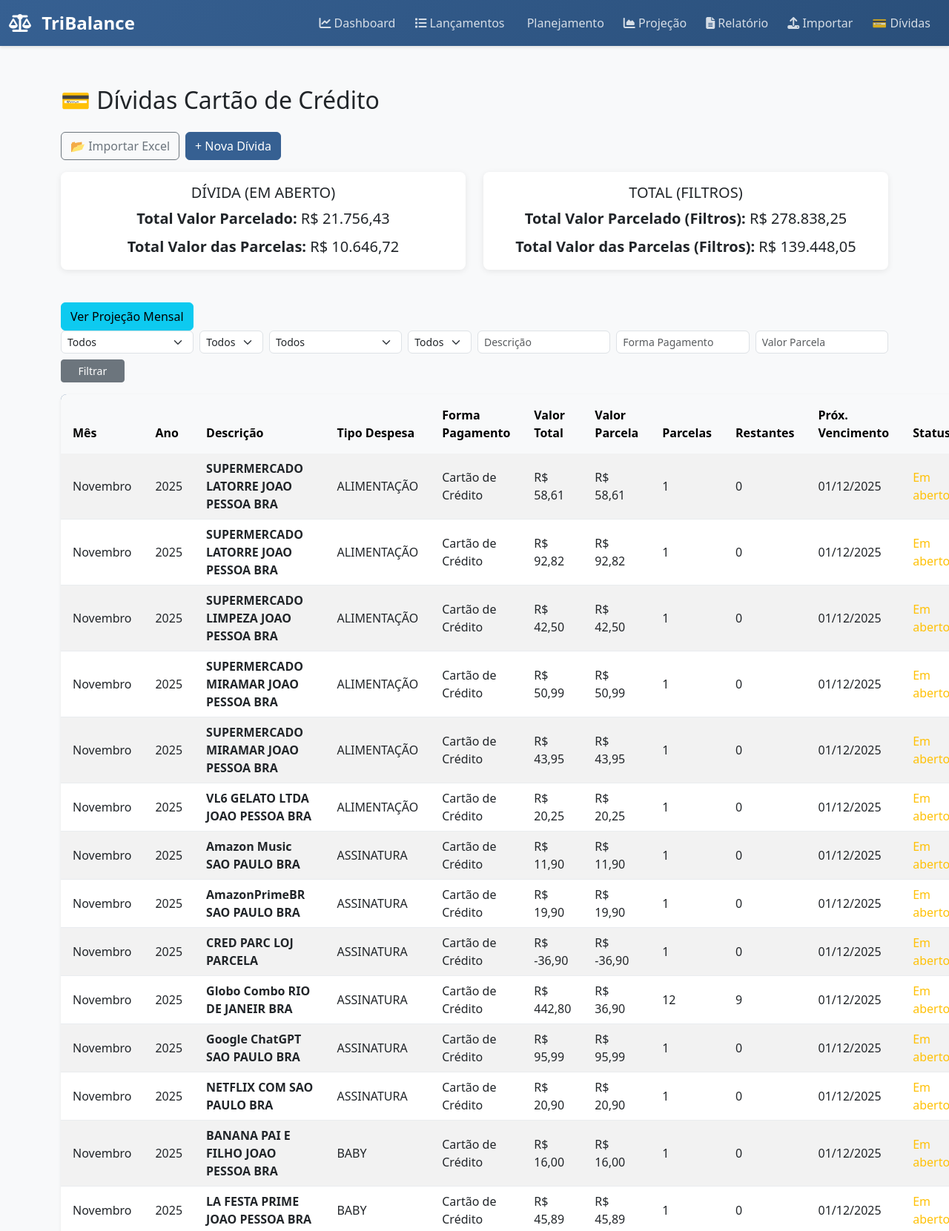
Screenshot of /dividas/?page=2 (upper part) with the database file from the repository.
### dividas/models.py (models this page shows, shortened)
class Divida(models.Model):
    CATEGORIAS = [
        ('cartao', 'Cartão de Crédito'),
        ('emprestimo', 'Empréstimo'),
        ('compra', 'Compra Parcelada'),
        ('outro', 'Outros'),
    ]
    FORMAS_PAGAMENTO = [
        ('credito', 'Cartão de Crédito'),
        ('debito', 'Débito em Conta'),
        ('boleto', 'Boleto'),
        ('pix', 'Pix'),
        ('outro', 'Outro'),
    ]
    descricao = models.CharField(max_length=150)
    categoria = models.CharField(max_length=20, choices=CATEGORIAS, default='compra')
    forma_pagamento = models.CharField(max_length=20, choices=FORMAS_PAGAMENTO, default='credito')
    data_compra = models.DateField(default=timezone.now)
    valor_total = models.DecimalField(max_digits=10, decimal_places=2)
    parcelas_totais = models.PositiveIntegerField(default=1)
    tipo_despesa = models.CharField(max_length=50, blank=True, null=True)
    observacao = models.TextField(blank=True, null=True)
    quitada = models.BooleanField(default=False)
    mes = models.CharField(max_length=20, blank=True, null=True)
    ano = models.PositiveIntegerField(blank=True, null=True)
    @property
    def valor_parcela(self):
        return round(self.valor_total / self.parcelas_totais, 2)
    @property
    def parcelas_restantes(self):
        return self.parcelas.filter(paga=False).count()
    @property
    def is_open(self):
        from datetime import date
        today = timezone.localdate()
        if today.day > 15:
            cycle_start = date(today.year, today.month, 16)
            cycle_end_year = today.year + (today.month == 12)
            cycle_end_month = (today.month % 12) + 1
            cycle_end = date(cycle_end_year, cycle_end_month, 15)
        else:
            cycle_end = date(today.year, today.month, 15)
            cycle_start_month = today.month - 1 if today.month > 1 else 12
            cycle_start_year = today.year if today.month > 1 else today.year - 1
            cycle_start = date(cycle_start_year, cycle_start_month, 16)
        return cycle_start <= self.data_compra <= cycle_end
    @property
    def status(self):
        return 'Em aberto' if self.is_open else 'Quitada'

class Parcela(models.Model):
    divida = models.ForeignKey(Divida, related_name='parcelas', on_delete=models.CASCADE)
    numero = models.PositiveIntegerField()
    vencimento = models.DateField()
    valor = models.DecimalField(max_digits=10, decimal_places=2)
    paga = models.BooleanField(default=False)
    data_pagamento = models.DateField(blank=True, null=True)

### dividas/views.py (the view, shortened to what this page needs)
# urls.py: path('', views.divida_list, name='divida_list'),
def divida_list(request):
    dividas = Divida.objects.all().order_by('-data_compra')
    meses_pt = {
        1: 'Janeiro', 2: 'Fevereiro', 3: 'Março', 4: 'Abril', 5: 'Maio', 6: 'Junho',
        7: 'Julho', 8: 'Agosto', 9: 'Setembro', 10: 'Outubro', 11: 'Novembro', 12: 'Dezembro'
    }
    mes_param = request.GET.get('mes', '').strip()
    ano_param = request.GET.get('ano', '').strip()
    tipo_param = request.GET.get('tipo', '').strip()
    status_param = request.GET.get('status', '').strip()
    descricao_param = request.GET.get('descricao', '').strip()
    forma_param = request.GET.get('forma', '').strip()
    valor_parcela_param = request.GET.get('valor_parcela', '').strip()
    if valor_parcela_param:
        try:
            valor_num = Decimal(valor_parcela_param.replace('.', '').replace(',', '.'))
            dividas = dividas.filter(valor_parcela__gte=valor_num)
        except (ValueError, TypeError):
            pass
    filtered_list = []
    for d in list(dividas):
        if descricao_param:
            if unidecode(d.descricao).lower().find(unidecode(descricao_param).lower()) == -1:
                continue
        if tipo_param:
            if not d.tipo_despesa or unidecode(d.tipo_despesa).lower() != unidecode(tipo_param).lower():
                continue
        if forma_param:
            if unidecode(d.forma_pagamento).lower().find(unidecode(forma_param).lower()) == -1:
                continue
        primeira_parcela = d.parcelas.order_by('numero').first()
        data_ref = primeira_parcela.vencimento if primeira_parcela and primeira_parcela.vencimento else d.data_compra
        ano_venc, mes_ref = calcular_mes_referencia(data_ref)
        mes_nome = meses_pt.get(mes_ref, '')
        d.mes_nome = mes_nome
        d.ano_venc = ano_venc
        if mes_param:
            if unidecode(mes_nome).lower() != unidecode(mes_param).lower():
                continue
        if status_param:
            current_status = d.status
            if unidecode(status_param).lower() != unidecode(current_status).lower():
                continue
        filtered_list.append(d)
    all_dividas = Divida.objects.all()
    open_total_valor = Decimal('0.0')
    open_total_parcela = Decimal('0.0')
    for d in all_dividas:
        is_open = d.is_open if hasattr(d, 'is_open') else d.parcelas.filter(quitada=False).exists()
        if is_open:
            open_total_valor += d.valor_total
            open_total_parcela += d.valor_parcela
    filtered_total_valor = sum(d.valor_total for d in filtered_list)
    filtered_total_parcela = sum(d.valor_parcela for d in filtered_list)
    paginator = Paginator(filtered_list, 25)
    page_number = request.GET.get('page')
    page_obj = paginator.get_page(page_number)
    anos_set = set()
    for p in all_dividas:
        primeira = p.parcelas.order_by('numero').first()
        ref_date = primeira.vencimento if primeira and primeira.vencimento else p.data_compra
        ano_ref, _ = calcular_mes_referencia(ref_date)
        anos_set.add(ano_ref)
    anos_disponiveis = sorted(anos_set)
    tipos_disponiveis = sorted({d.tipo_despesa for d in all_dividas if d.tipo_despesa})
    params = request.GET.copy()
    if 'page' in params:
        params.pop('page')
    querystring = params.urlencode()
    return render(request, 'dividas/divida_list.html', {
        'dividas': page_obj,
        'total_valor': open_total_valor,
        'total_parcela': open_total_parcela,
        'filtered_total_valor': filtered_total_valor,
        'filtered_total_parcela': filtered_total_parcela,
        'anos_disponiveis': anos_disponiveis,
        'tipos_disponiveis': tipos_disponiveis,
        'selected_mes': mes_param,
        'selected_ano': ano_param,
        'selected_tipo': tipo_param,
        'selected_status': status_param,
        'selected_descricao': descricao_param,
        'selected_forma': forma_param,
        'selected_valor_parcela': valor_parcela_param,
        'querystring': querystring,
    })

### dividas/templatetags/br_currency_filter.py (called while the page is built, shortened)
@register.filter
def br_currency(value):
    if value is None or value == '':
        return 'R$ 0,00'
    try:
        locale.setlocale(locale.LC_ALL, 'pt_BR.UTF-8')
    except locale.Error:
        try:
            locale.setlocale(locale.LC_ALL, 'Portuguese_Brazil.1252')
        except locale.Error:
            if isinstance(value, str):
                try:
                    value = Decimal(value)
                except:
                    return 'R$ 0,00'
            if not isinstance(value, (Decimal, float, int)):
                return 'R$ 0,00'
            s = f"{value:,.2f}".replace('.', 'TEMP').replace(',', '.').replace('TEMP', ',')
            return f"R$ {s}"

### dividas/views.py (called while the page is built)
def calcular_mes_referencia(data_vencimento):
    venc = data_vencimento
    mes_venc = venc.month
    ano_venc = venc.year
    if mes_venc == 1:
        mes_ref = 12
        ano_ref = ano_venc - 1
    else:
        mes_ref = mes_venc - 1
        ano_ref = ano_venc
    return ano_ref, mes_ref

### dividas/templates/dividas/divida_list.html (shortened to what this page needs)
{% extends 'base.html' %}
{% block content %}
{% load br_currency_filter %}
<div class="container mt-4">
  <h2 class="mb-4">💳 Dívidas Cartão de Crédito</h2>
  <div class="d-flex mb-3">
    <a href="{% url 'dividas:importar_excel' %}" class="btn btn-outline-secondary me-2">
      📂 Importar Excel
    </a>
    <a href="{% url 'dividas:divida_create' %}" class="btn btn-primary">+ Nova Dívida</a>
  </div>
  <div class="row">
    <div class="col-lg-6 col-md-6 mb-4">
      <div class="card border-success">
        <div class="card-body text-center">
          <h5 class="card-title text-uppercase">Dívida (Em aberto)</h5>
          <p class="card-text fs-5 mb-2">
            <strong>Total Valor Parcelado:</strong> {{ total_valor|br_currency }}
          </p>
          <p class="card-text fs-5">
            <strong>Total Valor das Parcelas:</strong> {{ total_parcela|br_currency }}
          </p>
        </div>
      </div>
    </div>
    <div class="col-lg-6 col-md-6 mb-4">
      <div class="card border-primary">
        <div class="card-body text-center">
          <h5 class="card-title text-uppercase">Total (Filtros)</h5>
          <p class="card-text fs-5 mb-2">
            <strong>Total Valor Parcelado (Filtros):</strong>
            {{ filtered_total_valor|br_currency }}
          </p>
          <p class="card-text fs-5">
            <strong>Total Valor das Parcelas (Filtros):</strong>
            {{ filtered_total_parcela|br_currency }}
          </p>
        </div>
      </div>
    </div>
  </div>
<a href="{% url 'dividas:saldo_mensal_chart' %}" class="btn btn-info">
    Ver Projeção Mensal
</a>
  <form id="filterForm" method="get" class="row g-2 mb-3">
    <div class="col-md-2 col-sm-6">
      <select name="mes" id="mesFilter" class="form-select form-select-sm" onchange="this.form.submit()">
        <option value="" {% if not selected_mes %}selected{% endif %}>Todos</option>
      </select>
    </div>
    <div class="col-md-1 col-sm-6">
      <select name="ano" id="anoFilter" class="form-select form-select-sm" onchange="this.form.submit()">
        <option value="" {% if not selected_ano %}selected{% endif %}>Todos</option>
      </select>
    </div>
    <div class="col-md-2 col-sm-6">
      <select name="tipo" id="tipoFilter" class="form-select form-select-sm" onchange="this.form.submit()">
        <option value="" {% if not selected_tipo %}selected{% endif %}>Todos</option>
      </select>
    </div>
    <div class="col-md-1 col-sm-6">
      <select name="status" id="statusFilter" class="form-select form-select-sm" onchange="this.form.submit()">
        <option value="" {% if not selected_status %}selected{% endif %}>Todos</option>
      </select>
    </div>
    <div class="col-md-2 col-sm-6">
      <input type="text" name="descricao" id="descricaoFilter" class="form-control form-control-sm" placeholder="Descrição" value="{{ selected_descricao }}">
    </div>
    <div class="col-md-2 col-sm-6">
      <input type="text" name="forma" id="formaFilter" class="form-control form-control-sm" placeholder="Forma Pagamento" value="{{ selected_forma }}">
    </div>
    <div class="col-md-2 col-sm-6">
      <input type="text" name="valor_parcela" id="valorParcelaFilter" class="form-control form-control-sm" placeholder="Valor Parcela" value="{{ selected_valor_parcela }}">
    </div>
    <div class="col-md-1 col-sm-6">
      <button type="submit" class="btn btn-sm btn-secondary w-100">Filtrar</button>
    </div>
  </form>
  <table id="dividasTable" class="table table-hover table-striped align-middle shadow-sm">
    <thead class="table-light">
      <tr>
        <th class="px-3 py-3">Mês</th>
        <th class="px-3 py-3">Ano</th>
        <th class="px-3 py-3">Descrição</th>
        <th class="px-3 py-3">Tipo Despesa</th>
        <th class="px-3 py-3">Forma Pagamento</th>
        <th class="px-3 py-3">Valor Total</th>
        <th class="px-3 py-3">Valor Parcela</th>
        <th class="px-3 py-3">Parcelas</th>
        <th class="px-3 py-3">Restantes</th>
        <th class="px-3 py-3">Próx. Vencimento</th>
        <th class="px-3 py-3">Status</th>
      </tr>
    </thead>
    <tbody>
      {% for divida in dividas %}
      <tr>
        <td class="px-3 py-2">{{ divida.mes_nome }}</td>
        <td class="px-3 py-2">{{ divida.ano_venc }}</td>
        <td class="px-3 py-2"><strong>{{ divida.descricao }}</strong></td>
        <td class="px-3 py-2">{{ divida.tipo_despesa }}</td>
        <td class="px-3 py-2">{{ divida.get_forma_pagamento_display }}</td>
        <td class="px-3 py-2">{{ divida.valor_total|br_currency }}</td>
        <td class="px-3 py-2">{{ divida.valor_parcela|br_currency }}</td>
        <td class="px-3 py-2">{{ divida.parcelas_totais }}</td>
        <td class="px-3 py-2">{{ divida.parcelas_restantes }}</td>
        <td class="px-3 py-2">
          {% if divida.parcelas.first %}
            {{ divida.parcelas.first.vencimento|date:"d/m/Y" }}
          {% endif %}
        </td>
        <td class="px-3 py-2">
          {% if divida.status == 'Em aberto' %}
            <span class="text-warning">Em aberto</span>
          {% else %}
            <span class="text-success fw-bold">Quitada</span>
          {% endif %}
        </td>
      </tr>
      {% empty %}
      <tr>
        <td colspan="11" class="text-center text-muted">Nenhuma dívida cadastrada.</td>
      </tr>
      {% endfor %}
    </tbody>
  </table>
</div>
{% endblock %}

### tribalance_config/templates/base.html (style rules this page uses)
:root { --primary-color: #366092; --success-color: #28a745; --danger-color: #dc3545; --warning-color: #ffc107; --info-color: #17a2b8; }
body { background-color: #f8f9fa; font-family: 'Segoe UI', Tahoma, Geneva, Verdana, sans-serif; }
.card { border: none; box-shadow: 0 2px 8px rgba(0,0,0,0.08); border-radius: 8px; margin-bottom: 20px; }
.table { background-color: white; border-radius: 8px; overflow: hidden; }
.table thead { background-color: var(--primary-color); color: white; }
.table thead th { border: none; padding: 15px; font-weight: 600; cursor: pointer; user-select: none; }
.table tbody td { padding: 12px 15px; vertical-align: middle; border-color: #e9ecef; }
.btn-primary { background-color: var(--primary-color); border-color: var(--primary-color); }
.form-control, .form-select { border-radius: 6px; border: 1px solid #dee2e6; }
.text-warning { color: var(--warning-color) !important; }

### rows the page displays
Divida: mes_nome "Novembro", ano_venc "2025", descricao "SUPERMERCADO LATORRE JOAO PESSOA BRA", tipo_despesa "ALIMENTAÇÃO", forma_pagamento "Cartão de Crédito", valor_total|br_currency "R$ 58,61", valor_parcela|br_currency "R$ 58,61", parcelas_totais "1", parcelas_restantes "0", parcelas.first.vencimento "01/12/2025", data_compra "Em aberto"
Divida: mes_nome "Novembro", ano_venc "2025", descricao "SUPERMERCADO LATORRE JOAO PESSOA BRA", tipo_despesa "ALIMENTAÇÃO", forma_pagamento "Cartão de Crédito", valor_total|br_currency "R$ 92,82", valor_parcela|br_currency "R$ 92,82", parcelas_totais "1", parcelas_restantes "0", parcelas.first.vencimento "01/12/2025", data_compra "Em aberto"
Divida: mes_nome "Novembro", ano_venc "2025", descricao "SUPERMERCADO LIMPEZA JOAO PESSOA BRA", tipo_despesa "ALIMENTAÇÃO", forma_pagamento "Cartão de Crédito", valor_total|br_currency "R$ 42,50", valor_parcela|br_currency "R$ 42,50", parcelas_totais "1", parcelas_restantes "0", parcelas.first.vencimento "01/12/2025", data_compra "Em aberto"
Divida: mes_nome "Novembro", ano_venc "2025", descricao "SUPERMERCADO MIRAMAR JOAO PESSOA BRA", tipo_despesa "ALIMENTAÇÃO", forma_pagamento "Cartão de Crédito", valor_total|br_currency "R$ 50,99", valor_parcela|br_currency "R$ 50,99", parcelas_totais "1", parcelas_restantes "0", parcelas.first.vencimento "01/12/2025", data_compra "Em aberto"
Divida: mes_nome "Novembro", ano_venc "2025", descricao "SUPERMERCADO MIRAMAR JOAO PESSOA BRA", tipo_despesa "ALIMENTAÇÃO", forma_pagamento "Cartão de Crédito", valor_total|br_currency "R$ 43,95", valor_parcela|br_currency "R$ 43,95", parcelas_totais "1", parcelas_restantes "0", parcelas.first.vencimento "01/12/2025", data_compra "Em aberto"
Divida: mes_nome "Novembro", ano_venc "2025", descricao "VL6 GELATO LTDA JOAO PESSOA BRA", tipo_despesa "ALIMENTAÇÃO", forma_pagamento "Cartão de Crédito", valor_total|br_currency "R$ 20,25", valor_parcela|br_currency "R$ 20,25", parcelas_totais "1", parcelas_restantes "0", parcelas.first.vencimento "01/12/2025", data_compra "Em aberto"
Divida: mes_nome "Novembro", ano_venc "2025", descricao "Amazon Music SAO PAULO BRA", tipo_despesa "ASSINATURA", forma_pagamento "Cartão de Crédito", valor_total|br_currency "R$ 11,90", valor_parcela|br_currency "R$ 11,90", parcelas_totais "1", parcelas_restantes "0", parcelas.first.vencimento "01/12/2025", data_compra "Em aberto"
Divida: mes_nome "Novembro", ano_venc "2025", descricao "AmazonPrimeBR SAO PAULO BRA", tipo_despesa "ASSINATURA", forma_pagamento "Cartão de Crédito", valor_total|br_currency "R$ 19,90", valor_parcela|br_currency "R$ 19,90", parcelas_totais "1", parcelas_restantes "0", parcelas.first.vencimento "01/12/2025", data_compra "Em aberto"
Divida: mes_nome "Novembro", ano_venc "2025", descricao "CRED PARC LOJ PARCELA", tipo_despesa "ASSINATURA", forma_pagamento "Cartão de Crédito", valor_total|br_currency "R$ -36,90", valor_parcela|br_currency "R$ -36,90", parcelas_totais "1", parcelas_restantes "0", parcelas.first.vencimento "01/12/2025", data_compra "Em aberto"
Divida: mes_nome "Novembro", ano_venc "2025", descricao "Globo Combo RIO DE JANEIR BRA", tipo_despesa "ASSINATURA", forma_pagamento "Cartão de Crédito", valor_total|br_currency "R$ 442,80", valor_parcela|br_currency "R$ 36,90", parcelas_totais "12", parcelas_restantes "9", parcelas.first.vencimento "01/12/2025", data_compra "Em aberto"
Divida: mes_nome "Novembro", ano_venc "2025", descricao "Google ChatGPT SAO PAULO BRA", tipo_despesa "ASSINATURA", forma_pagamento "Cartão de Crédito", valor_total|br_currency "R$ 95,99", valor_parcela|br_currency "R$ 95,99", parcelas_totais "1", parcelas_restantes "0", parcelas.first.vencimento "01/12/2025", data_compra "Em aberto"
Divida: mes_nome "Novembro", ano_venc "2025", descricao "NETFLIX COM SAO PAULO BRA", tipo_despesa "ASSINATURA", forma_pagamento "Cartão de Crédito", valor_total|br_currency "R$ 20,90", valor_parcela|br_currency "R$ 20,90", parcelas_totais "1", parcelas_restantes "0", parcelas.first.vencimento "01/12/2025", data_compra "Em aberto"
Divida: mes_nome "Novembro", ano_venc "2025", descricao "BANANA PAI E FILHO JOAO PESSOA BRA", tipo_despesa "BABY", forma_pagamento "Cartão de Crédito", valor_total|br_currency "R$ 16,00", valor_parcela|br_currency "R$ 16,00", parcelas_totais "1", parcelas_restantes "0", parcelas.first.vencimento "01/12/2025", data_compra "Em aberto"
Divida: mes_nome "Novembro", ano_venc "2025", descricao "LA FESTA PRIME JOAO PESSOA BRA", tipo_despesa "BABY", forma_pagamento "Cartão de Crédito", valor_total|br_currency "R$ 45,89", valor_parcela|br_currency "R$ 45,89", parcelas_totais "1", parcelas_restantes "0", parcelas.first.vencimento "01/12/2025", data_compra "Em aberto"

### other values shown
{{ total_valor|br_currency }} "R$ 21.756,43"
{{ total_parcela|br_currency }} "R$ 10.646,72"
{{ filtered_total_valor|br_currency }} "R$ 278.838,25"
{{ filtered_total_parcela|br_currency }} "R$ 139.448,05"
